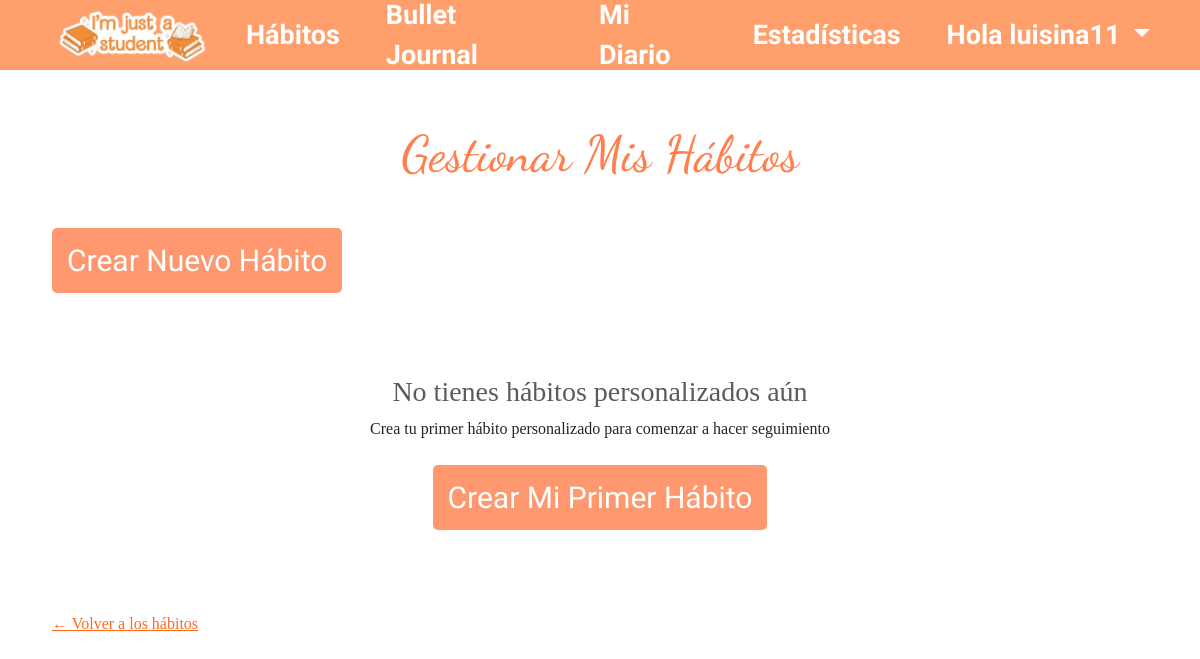
The page /habits/manage/ (signed in) on the database as committed earlier.
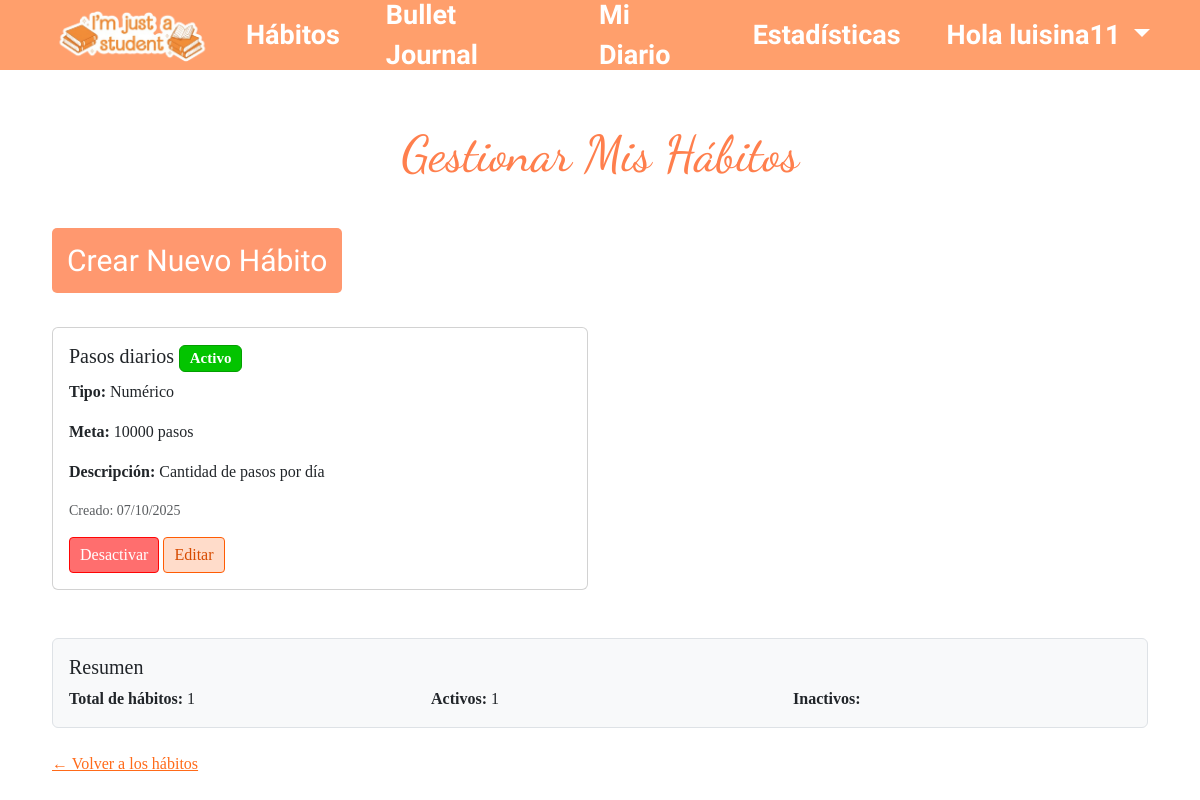
The same page on the database as committed later.
### bullet_journal/models.py (models this page shows, shortened)
class CustomHabit(models.Model):
    TYPE_CHOICES = [
        ('boolean', 'Sí/No'),
        ('integer', 'Número'),
    ]
    user = models.ForeignKey(User, on_delete=models.CASCADE, related_name='custom_habits')
    name = models.CharField(max_length=100)
    description = models.TextField(blank=True, null=True)
    type = models.CharField(max_length=10, choices=TYPE_CHOICES)
    created_at = models.DateTimeField(auto_now_add=True)
    is_active = models.BooleanField(default=True)
    goal_value = models.IntegerField(null=True, blank=True)  # Valor objetivo (si aplica)
    unit = models.CharField(max_length=20, blank=True, null=True)  #
    class Meta:
        unique_together = ('user', 'name')
        ordering = ['-created_at']

### bullet_journal/views/journal_views.py (the view)
# urls.py: path('habits/manage/', manage_habits, name='manage_habits'),
@login_required
def manage_habits(request):
    if request.method == 'POST':
        form = CustomHabitForm(request.POST)
        if form.is_valid():
            habit = form.save(commit=False)
            habit.user = request.user
            habit.save()
            messages.success(request, f'Hábito "{habit.name}" creado exitosamente!')
            return redirect('manage_habits')
    else:
        form = CustomHabitForm()
    habits = CustomHabit.objects.filter(user=request.user).order_by('-created_at')
    return render(request, 'bullet_journal/journal/manage_habits.html', {
        'form': form,
        'habits': habits
    })

### bullet_journal/templates/bullet_journal/journal/manage_habits.html (shortened to what this page needs)
{% extends "header.html" %}
{% load static %}
{% load i18n %}
    {% block extra_head %}
    <link rel="stylesheet" href="{% static 'bullet_journal/css/styles.css' %}">
    {% endblock %}
{% block contenido %}
<body>
<div class="container mt-5">
    <div class="journal-form">
        <h1> Gestionar Mis Hábitos</h1>
        <p class="fs-5 mb-4">
        <div class="mb-4">
            <a href="{% url 'add_habit_quick' %}" class="btn btn-primary btn-lg">
                 Crear Nuevo Hábito
            </a>
        </div>
        {% if habits %}
            <div class="row">
                {% for habit in habits %}
                <div class="col-md-6 mb-4">
                    <div class="card {% if not habit.is_active %}bg-light text-muted{% endif %}">
                        <div class="card-body">
                            <div class="d-flex justify-content-between align-items-start">
                                <div class="flex-grow-1">
                                    <h5 class="card-title">
                                        {{ habit.name }}
                                        {% if not habit.is_active %}
                                            <span class="badge bg-secondary">Inactivo</span>
                                        {% else %}
                                            <span class="badge bg-success">Activo</span>
                                        {% endif %}
                                    </h5>
                                    <p class="card-text">
                                        <strong>Tipo:</strong>
                                        {% if habit.type == 'boolean' %}
                                            Sí/No
                                        {% else %}
                                             Numérico
                                        {% endif %}
                                    </p>
                                    {% if habit.goal_value %}
                                    <p class="card-text">
                                        <strong>Meta:</strong> {{ habit.goal_value }}{% if habit.unit %} {{ habit.unit }}{% endif %}
                                    </p>
                                    {% endif %}
                                    {% if habit.description %}
                                    <p class="card-text">
                                        <strong>Descripción:</strong> {{ habit.description }}
                                    </p>
                                    {% endif %}
                                    <p class="card-text">
                                        <small class="text-muted">
                                            Creado: {{ habit.created_at|date:"d/m/Y" }}
                                        </small>
                                    </p>
                                </div>
                            </div>
                            <div class="mt-3">
                                <a href="{% url 'toggle_habit_status' habit.id %}"
                                   class="btn btn-sm {% if habit.is_active %}btn-warning{% else %}btn-success{% endif %}">
                                    {% if habit.is_active %}
                                        Desactivar
                                    {% else %}
                                        Activar
                                    {% endif %}
                                </a>
                                <a href="#" class="btn btn-sm btn-outline-primary">Editar</a>
                            </div>
                        </div>
                    </div>
                </div>
                {% endfor %}
            </div>
            <div class="mt-4 p-3 border rounded" style="background-color: #f8f9fa;">
                <h5>Resumen</h5>
                <div class="row">
                    <div class="col-md-4">
                        <strong>Total de hábitos:</strong> {{ habits|length }}
                    </div>
                    <div class="col-md-4">
                        <strong>Activos:</strong>
                        {% with active_count=habits|length %}
                            {% for habit in habits %}
                                {% if habit.is_active %}{{ forloop.counter0|add:1 }}{% endif %}
                            {% empty %}
                                0
                            {% endfor %}
                        {% endwith %}
                    </div>
                    <div class="col-md-4">
                        <strong>Inactivos:</strong>
                    </div>
                </div>
            </div>
        {% else %}
            <div class="text-center p-5">
                <h3 class="text-muted">No tienes hábitos personalizados aún</h3>
                <p class="mb-4">Crea tu primer hábito personalizado para comenzar a hacer seguimiento</p>
                <a href="{% url 'add_habit_quick' %}" class="btn btn-primary btn-lg">
                     Crear Mi Primer Hábito
                </a>
            </div>
        {% endif %}
        <div class="mt-4">
            <a href="{% url 'manage_habits' %}" style="color: #ff6a19;">← Volver a los hábitos</a>
        </div>
    </div>
</div>
</body>
{% endblock %}

### bullet_journal/templates/header.html (shortened to what this page needs)
{% load static %}
<html>
<head>
    <link href="https://cdn.jsdelivr.net/npm/bootstrap@5.3.3/dist/css/bootstrap.min.css" rel="stylesheet">
    <link rel="stylesheet" href="{% static 'bullet_journal/css/styles.css' %}">
    {% block extra_head %}{% endblock %}
</head>
<body>
<header>
<nav class="navbar navbar-expand-lg navbar-light custom-header">
  <div class="container-fluid">
    <a class="navbar-brand" href="{% url 'home' %}">
      <img src="{% static 'bullet_journal/images/logo1.png' %}" alt="Logo" class="logo-img">
    </a>
    <div class="collapse navbar-collapse" id="navbarContent">
      <ul class="navbar-nav ms-auto nav-links">
        <li class="nav-item">
          <a class="nav-link" href="{% url 'manage_habits' %}">Hábitos</a>
        </li>
        <li class="nav-item">
          <a class="nav-link" href="{% url 'journal_list' %}">Bullet Journal</a>
        </li>
        <li class="nav-item">
          <a class="nav-link" href="{% url 'diary_list' %}"> Mi Diario</a>
        </li>
        <li class="nav-item">
          <a class="nav-link" href="{% url 'stadistics' %}">Estadísticas</a>
        </li>
          {% if user.is_authenticated %}
          <li class="nav-item dropdown">
            <a class="nav-link dropdown-toggle" href="#" id="userDropdown" role="button" data-bs-toggle="dropdown" aria-expanded="false">
              Hola {{ user.username }}
            </a>
          </li>
        {% endif %}
      </ul>
    </div>
  </div>
</nav>
</header>
<main>
    {% block contenido %}{% endblock %}
</main>
</body>
</html>

### bullet_journal/static/bullet_journal/css/styles.css (style rules this page uses)
.custom-header { display: flex; justify-content: space-between; align-items: center; background-color: #ff9f6c; color: white; padding: 15px 30px; position: fixed; top: 0; left: 0; width: 100%; height: 70px; z-index: 1000; }
.logo-img { width: 180px; height: auto; }
.nav-links { list-style: none; display: flex; gap: 30px; align-items: center; }
.nav-links a { text-decoration: none; color: white; font-weight: bold; transition: color 0.3s; font-family: 'Amatic SC', cursive; font-size: 27px; }
.nav-item.dropdown .nav-link.dropdown-toggle { color: white !important; }
* { margin: 0; padding: 0; box-sizing: border-box; }
.journal-form { height: 100vh; margin: 0; font-family: 'Times New Roman', Times, serif; padding: 10px; padding-top: 0; }
.journal-form .btn.btn-primary { text-align: center; font-family: "Amatic SC", sans-serif; color: white; font-size: 30px; margin-bottom: 10px; }
h1 { margin-top: 80px; padding: 20px; font-family: 'Dancing Script', cursive; color: #ff7f4d; font-size: 50px; text-align: center; }
.p-3 { font-family: 'Times New Roman', Times, serif; }
.btn.btn-primary { font-family: 'Times New Roman', Times, serif; font-size: 19px; background-color: #ff986f; color: white; border: none; padding: 10px 15px; border-radius: 5px; }
:root { --cell: 28px; --gap: 2px; --border: #333; font-family: Arial, sans-serif; }
.btn.btn-sm.btn-outline-primary { font-family: 'Times New Roman', Times, serif; font-size: 16px; background-color: #ffdcca; color: #d74b00; border: 1px solid #ff5c04; padding: 5px 10px; border-radius: 4px; }
.btn.btn-sm.btn-warning { font-family: 'Times New Roman', Times, serif; font-size: 16px; background-color: rgb(255, 110, 110); color: white; border: 1px solid #ff0404; padding: 5px 10px; border-radius: 4px; }
.badge.bg-success { background-color: #03c400 !important; color: white !important; border: 1px solid #039f00 !important; }

Rows that differ between the two databases and show on the page:
added CustomHabit: name "Pasos diarios", is_active "Activo", type "Numérico", goal_value "10000", unit "pasos", description "Cantidad de pasos por día", created_at "07/10/2025"
Other text that changed with them:
{{ habits|length }}: (not shown) → "1"
text no longer shown: "No tienes hábitos personalizados aún Crea tu primer hábito personalizado para comenzar a hacer seguimiento Crear Mi Primer Hábito"
text now shown: "Resumen Total de hábitos: Activos: Inactivos:"
